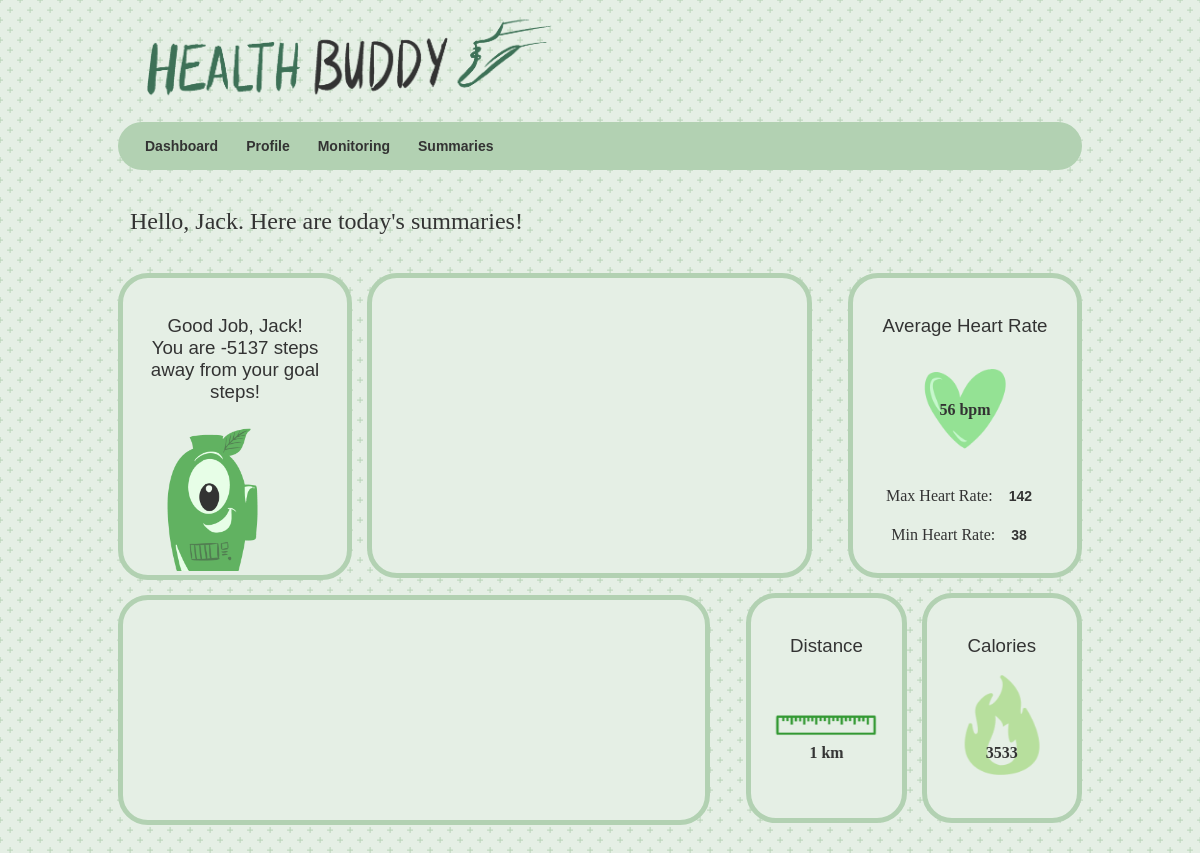
Screenshot of /index.php (signed in) with the database file from the repository.
### tables this page shows
CREATE TABLE `GeneralData` (
  `id` text,
  `age` text,
  `firstName` text,
  `surname` text,
  `height` text,
  `gender` text,
  `A or B person` text,
  `maxHeartRate` text,
  `date` text,
  `minutes` text,
  `stride walk` text,
  `stride run` text
);

CREATE TABLE `DailyStepp02` (
  `dateTime` text,
  `steps` int DEFAULT NULL
);

CREATE TABLE `Caloriesp02` (
  `id` int DEFAULT NULL,
  `dateTime` text,
  `calories` int DEFAULT NULL
);

### index.php (the view, shortened to what this page needs)
<!DOCTYPE html>
<?php
include "config.php";
		?>
<html>
<head><link href="css/projectStyle.css" type = "text/css" rel="stylesheet">
<link rel="stylesheet/less" type="text/css" href="css/sleepGraph.css" />
</head>
<body>
	<header>
    <img src="images/siteName.png" width="450" height="100"/>
	</header>
	<nav>
		<a href="index.php">Dashboard</a>
  		<a href="profile.php">Profile</a>
 	 	<a href="monitoring.php">Monitoring</a>
    	<a href="active.php">Summaries</a>
	</nav>
	<br>
  		<h2 class ="welcome">
  			<?php
  				$query = "SELECT * FROM GeneralData WHERE id = '". $_SESSION['uname'] . "'";
  				mysqli_query($db, $query) or die('Error querying database.');
  				$result = mysqli_query($db, $query);
  				$row = mysqli_fetch_array($result);
  	 			echo 'Hello, ' . $row['firstName'] . ". Here are today's summaries!";
  	 		?>
  		</h2>
		<br>
		<div>
    		<section class = "step">
    			<br>
    			<h3>
      		<?php
          		$query = "SELECT * FROM GeneralData WHERE id = '". $_SESSION['uname'] . "'";
         			mysqli_query($db, $query) or die('Error querying database.');
          		$result = mysqli_query($db, $query);
          		$row = mysqli_fetch_array($result);
          		echo 'Good Job, ' . $row['firstName'] . '!' . '<br>';
      		?>
			<?php
				$query = "SELECT steps FROM DailyStep". $_SESSION['uname'] . " WHERE datetime LIKE '%31/3/2020%'";
					mysqli_query($db, $query) or die('Error querying database.');
				$result = mysqli_query($db, $query);
				$row = mysqli_fetch_array($result);
				$x = 10000;
				$z = $x-$row['steps'];
				echo 'You are ' . $z . ' steps away from your goal steps!'
			?>
    			</h3>
    			<div class="fadein"><img src="images/robot.png" width="160" height="150"/></div>
    	</section>
		</div>
	<div>
	<section class="sleephour">
		<br>
  	<head>
  					<?php
					$query = "SELECT lightActive FROM Active" . $_SESSION['uname'] . " ORDER BY ID DESC LIMIT 1";
					mysqli_query($db, $query) or die('Error querying database.');
					$query1 = "SELECT moderateActive FROM Active" . $_SESSION['uname'] . "  ORDER BY ID DESC LIMIT 1";
					mysqli_query($db, $query1) or die('Error querying database.');
					$query2 = "SELECT veryActive FROM Active" . $_SESSION['uname'] . " ORDER BY ID DESC LIMIT 1";
					mysqli_query($db, $query2) or die('Error querying database.');
					       ?>
	</head>
	<body>
		<div id="piechart" style="width: 400px; height: 220px;"></div>
	</body>
	</section>
	</div>
	<div>
	<section class = "heartbeat">
	<br>
	<h3>Average Heart Rate</h3>
	<div class="human-heart">
		<div class="container"><img src="images/heart2.png" class="human-heart" alt="human heart" width="100" height="100"/>
		</div>
		<div class="top"> 	<?php
			$query = "SELECT averageBpm, ROW_NUMBER() over (PARTITION BY 'dateTime' ORDER BY 'dateTime') As num FROM DailyHeart" . $_SESSION['uname'] . " Order By num DESC";
			mysqli_query($db, $query) or die('Error querying database.');
			$result = mysqli_query($db, $query);
			$row = mysqli_fetch_array($result);
			 echo $row['averageBpm'] . ' bpm'; ?>
		</div>
		</div>
		<h4>Max Heart Rate: <a><?php
			$query = "SELECT maxBpm, ROW_NUMBER() over (PARTITION BY 'dateTime' ORDER BY 'dateTime') As num FROM DailyHeart" . $_SESSION['uname'] . " Order By num DESC";
			mysqli_query($db, $query) or die('Error querying database.');
			$result = mysqli_query($db, $query);
			$row = mysqli_fetch_array($result);
			 echo $row['maxBpm']; ?></a></h4>
		<h4>Min Heart Rate: <a><?php
			$query = "SELECT minBpm, ROW_NUMBER() over (PARTITION BY 'dateTime' ORDER BY 'dateTime') As num FROM DailyHeart" . $_SESSION['uname'] . " Order By num DESC";
			mysqli_query($db, $query) or die('Error querying database.');
			$result = mysqli_query($db, $query);
			$row = mysqli_fetch_array($result);
			 echo $row['minBpm']; ?></a></h4>
  	</section>
    </div>
	<div>
	<section class = "calory">
		<br>
		<h3>Calories</h3>
			<div class="caloriesicon">
				<div class="calories"><img src="images/calories.png" width="100" height="100"/>
				</div>
				<div class="top"> 	<?php
					$query = "SELECT calories, ROW_NUMBER() over (PARTITION BY 'dateTime' ORDER BY 'dateTime') As num FROM Calories" . $_SESSION['uname'] . " Order By num DESC";
					mysqli_query($db, $query) or die('Error querying database.');
					$result = mysqli_query($db, $query);
					$row = mysqli_fetch_array($result);
					echo $row['calories'] . ' '; ?>
				</div>
				<br>
				<br>
	</section>
	</div>
	<div>
	<section class = "calory">
		<br>
		<h3>Distance</h3>
			<div class="distanceicon">
				<div class="calories"><img src="images/distance.png" width="100" height="100"/>
				</div>
				<div class="top"> 	<?php
					$query = "SELECT distance, ROW_NUMBER() over (PARTITION BY 'dateTime' ORDER BY 'dateTime') As num FROM Distance" . $_SESSION['uname'] . " Order By num DESC";
					mysqli_query($db, $query) or die('Error querying database.');
					$result = mysqli_query($db, $query);
					$row = mysqli_fetch_array($result);
					echo $row['distance'] . ' km'; ?>
				</div>
				<br>
				<br>
	</section>
	</div>
	<div>
	<section class = "sleepstages">
		<head>
		</head>
		<body>
			<div id="barchart_values" style="width: 500px; height: 200px;"></div>
		</body>
	</section>
	</div>
<br>
</body>
</html>

### css/projectStyle.css (style rules this page uses)
html { max-width: 980px; margin: auto; background-color: #dfecdf; opacity: 0.8; background: radial-gradient(circle, transparent 20%, #dfecdf 20%, #dfecdf 80%, transparent 80%, transparent), radial-gradient(circle, transparent 20%, #dfecdf 20%, #dfecdf 80%, transparent 80%, transparent) 10px 10px, linear-gradient(#a7caa6 0.8px, transparent 0.8px) 0 -0.4px, linear-gradient(90deg, #a7caa6 0.8px, #dfecdf 0.8px) -0.4px 0; background-size: 20px 20px, 20px 20px, 10px 10px, 10px 10px; }
body { height: 1000px; overflow:auto; }
header { font-family: "verdana"; padding: 5px; }
h3 { font-family: "arial"; font-weight: normal; text-align: center; }
h4 { text-align: center; max-width: 625px; font-weight: normal; }
nav { background-color: #9fc69f; overflow: auto; padding: 15px; border-radius: 30px; }
a { padding: 12px; color: black; font-size: 14px; text-decoration: none; font-weight: bold; font-family: "arial"; }
.welcome { font-family: "verdana"; padding-left: 12px; font-weight: normal; }
.step { padding-left: 12px; padding-right: 12px; margin-right: 15px; margin-bottom: 15px; border-style: solid; border-width: 5px 5px; border-color: #9fc69f; border-radius: 30px; background-color: #dfecdf; vertical-align:top; overflow: hidden; max-width: 200px; float: left; }
.calory { margin-bottom: 15px; margin-left: 15px; padding-left: 12px; padding-right: 12px; border-style: solid; border-width: 5px 5px; border-color: #9fc69f; border-radius: 30px; background-color: #dfecdf; vertical-align:top; overflow: hidden; max-width: 200px; height: 220px; float: right; }
.sleepstages { margin-bottom: 15px; border-style: solid; border-width: 5px 5px; border-color: #9fc69f; border-radius: 30px; background-color: #dfecdf; vertical-align: center; align-content: center; overflow: hidden; width: 582px; height: 220px; float: left; }
.sleephour { margin-right: 15px; margin-bottom: 15px; border-style: solid; border-width: 5px 5px; border-color: #9fc69f; border-radius: 30px; background-color: #dfecdf; vertical-align: top; overflow: hidden; width: 435px; height: 295px; float: left; }
.heartbeat { padding-left: 12px; padding-right: 12px; margin-bottom: 15px; border-style: solid; border-width: 5px 5px; border-color: #9fc69f; border-radius: 30px; background-color: #dfecdf; vertical-align:top; overflow: hidden; max-width: 200px; height: 295px; float: right; }
.container { display: flex; justify-content: center; align-items: center; }
.human-heart { margin: 2em; animation: .8s infinite beatHeart; position: relative; text-align: center: 5px; margin-bottom: 3px; margin-top: 3px; padding-bottom: 2px; }
.calories { padding-left: 13.2px; padding-right: 13.2px; text-align: center: 7px; margin-bottom: 15px; }
.caloriesicon { animation: shake1 0.82s cubic-bezier(.36,.07,.19,.97) both; transform: translate3d(0, 0, 0); backface-visibility: hidden; perspective: 1000px; }
.distanceicon { animation: shake2 0.82s cubic-bezier(.36,.07,.19,.97) both; transform: translate3d(0, 0, 0); backface-visibility: hidden; perspective: 1000px; }
.fadein { animation: fadeIn 5s; -webkit-animation: fadeIn 5s; -moz-animation: fadeIn 5s; -o-animation: fadeIn 5s; -ms-animation: fadeIn 5s; }
.top { position: absolute; top: 50%; left: 50%; transform: translate(-50%, -50%); font-style: "verdana"; font-weight: bold; }

### rows the page displays
generaldata: firstName "Jack"
dailystepp02: steps "-5137"
caloriesp02: calories "3533"

### other values shown
$row['averageBpm'] "56"
$row['maxBpm'] "142"
$row['minBpm'] "38"
$row['distance'] "1"
